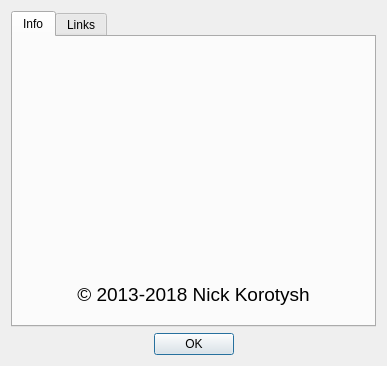
<?xml version="1.0" encoding="UTF-8"?>
<ui version="4.0">
 <class>digital_clock::gui::AboutDialog</class>
 <widget class="QDialog" name="digital_clock::gui::AboutDialog">
  <property name="geometry">
   <rect>
    <x>0</x>
    <y>0</y>
    <width>383</width>
    <height>398</height>
   </rect>
  </property>
  <property name="windowTitle">
   <string>About</string>
  </property>
  <property name="windowIcon">
   <iconset resource="../resources/icons.qrc">
    <normaloff>:/clock/images/info.svg.p</normaloff>:/clock/images/info.svg.p</iconset>
  </property>
  <layout class="QGridLayout" name="gridLayout">
   <property name="sizeConstraint">
    <enum>QLayout::SetFixedSize</enum>
   </property>
   <item row="1" column="2">
    <spacer name="h_spacer_2">
     <property name="orientation">
      <enum>Qt::Horizontal</enum>
     </property>
     <property name="sizeHint" stdset="0">
      <size>
       <width>136</width>
       <height>20</height>
      </size>
     </property>
    </spacer>
   </item>
   <item row="1" column="1">
    <widget class="QDialogButtonBox" name="buttonBox">
     <property name="orientation">
      <enum>Qt::Horizontal</enum>
     </property>
     <property name="standardButtons">
      <set>QDialogButtonBox::Ok</set>
     </property>
     <property name="centerButtons">
      <bool>true</bool>
     </property>
    </widget>
   </item>
   <item row="1" column="0">
    <spacer name="h_spacer_1">
     <property name="orientation">
      <enum>Qt::Horizontal</enum>
     </property>
     <property name="sizeHint" stdset="0">
      <size>
       <width>137</width>
       <height>20</height>
      </size>
     </property>
    </spacer>
   </item>
   <item row="0" column="0" colspan="3">
    <widget class="QTabWidget" name="tabWidget">
     <property name="currentIndex">
      <number>0</number>
     </property>
     <widget class="QWidget" name="info_tab">
      <attribute name="title">
       <string>Info</string>
      </attribute>
      <layout class="QVBoxLayout" name="info_tab_layout">
       <item>
        <widget class="digital_clock::gui::ClickableLabel" name="logo_lbl">
         <property name="text">
          <string notr="true">&lt;logo&gt;</string>
         </property>
         <property name="alignment">
          <set>Qt::AlignCenter</set>
         </property>
        </widget>
       </item>
       <item>
        <widget class="QLabel" name="app_name_lbl">
         <property name="font">
          <font>
           <pointsize>22</pointsize>
           <weight>75</weight>
           <bold>true</bold>
          </font>
         </property>
         <property name="text">
          <string notr="true">&lt;App Name&gt;</string>
         </property>
         <property name="alignment">
          <set>Qt::AlignCenter</set>
         </property>
        </widget>
       </item>
       <item>
        <widget class="QLabel" name="app_ver_lbl">
         <property name="font">
          <font>
           <pointsize>14</pointsize>
           <weight>75</weight>
           <bold>true</bold>
          </font>
         </property>
         <property name="text">
          <string notr="true">&lt;app version&gt;</string>
         </property>
         <property name="alignment">
          <set>Qt::AlignCenter</set>
         </property>
        </widget>
       </item>
       <item>
        <widget class="QLabel" name="build_qt_lbl">
         <property name="font">
          <font>
           <pointsize>12</pointsize>
          </font>
         </property>
         <property name="text">
          <string notr="true">&lt;build info&gt;</string>
         </property>
         <property name="alignment">
          <set>Qt::AlignCenter</set>
         </property>
        </widget>
       </item>
       <item>
        <widget class="QLabel" name="build_date_lbl">
         <property name="font">
          <font>
           <pointsize>12</pointsize>
          </font>
         </property>
         <property name="text">
          <string notr="true">&lt;build date&gt;</string>
         </property>
         <property name="alignment">
          <set>Qt::AlignCenter</set>
         </property>
        </widget>
       </item>
       <item>
        <widget class="QLabel" name="copyright_lbl">
         <property name="font">
          <font>
           <pointsize>14</pointsize>
          </font>
         </property>
         <property name="text">
          <string>© 2013-2018 Nick Korotysh</string>
         </property>
         <property name="alignment">
          <set>Qt::AlignCenter</set>
         </property>
        </widget>
       </item>
      </layout>
     </widget>
     <widget class="QWidget" name="links_tab">
      <attribute name="title">
       <string>Links</string>
      </attribute>
      <layout class="QVBoxLayout" name="links_tab_layout">
       <item>
        <widget class="QGroupBox" name="project_group">
         <property name="title">
          <string>Useful links</string>
         </property>
         <layout class="QVBoxLayout" name="project_group_layout">
          <item>
           <widget class="QLabel" name="homepage_lbl">
            <property name="text">
             <string>&lt;a href=&quot;https://digitalclock4.sourceforge.io/&quot;&gt;project home page&lt;/a&gt;</string>
            </property>
            <property name="alignment">
             <set>Qt::AlignCenter</set>
            </property>
            <property name="openExternalLinks">
             <bool>true</bool>
            </property>
           </widget>
          </item>
          <item>
           <widget class="QLabel" name="support_lbl">
            <property name="text">
             <string>&lt;a href=&quot;https://sourceforge.net/p/digitalclock4/tickets/&quot;&gt;bug report/feature request&lt;/a&gt;</string>
            </property>
            <property name="alignment">
             <set>Qt::AlignCenter</set>
            </property>
            <property name="openExternalLinks">
             <bool>true</bool>
            </property>
           </widget>
          </item>
          <item>
           <widget class="QLabel" name="changelog_lbl">
            <property name="text">
             <string>&lt;a href=&quot;https://sourceforge.net/p/digitalclock4/code/ci/default/tree/changelog.txt&quot;&gt;view full changelog&lt;/a&gt;</string>
            </property>
            <property name="alignment">
             <set>Qt::AlignCenter</set>
            </property>
            <property name="openExternalLinks">
             <bool>true</bool>
            </property>
           </widget>
          </item>
          <item>
           <widget class="QLabel" name="wiki_home_lbl">
            <property name="text">
             <string>&lt;a href=&quot;https://sourceforge.net/p/digitalclock4/wiki/&quot;&gt;project Wiki home page&lt;/a&gt;</string>
            </property>
            <property name="alignment">
             <set>Qt::AlignCenter</set>
            </property>
            <property name="openExternalLinks">
             <bool>true</bool>
            </property>
           </widget>
          </item>
         </layout>
        </widget>
       </item>
       <item>
        <widget class="QGroupBox" name="info_group">
         <property name="title">
          <string>More info</string>
         </property>
         <layout class="QVBoxLayout" name="info_group_layout">
          <item>
           <widget class="QLabel" name="lnk_lbl_4">
            <property name="text">
             <string notr="true">&lt;a href=&quot;https://showroom.qt.io/digital-clock/&quot;&gt;showroom.qt.io&lt;/a&gt;</string>
            </property>
            <property name="alignment">
             <set>Qt::AlignCenter</set>
            </property>
            <property name="openExternalLinks">
             <bool>true</bool>
            </property>
           </widget>
          </item>
          <item>
           <widget class="QLabel" name="lnk_lbl_1">
            <property name="text">
             <string notr="true">&lt;a href=&quot;http://www.softpedia.com/get/Desktop-Enhancements/Clocks-Time-Management/Korotysh-Digital-Clock.shtml&quot;&gt;www.softpedia.com&lt;/a&gt;</string>
            </property>
            <property name="alignment">
             <set>Qt::AlignCenter</set>
            </property>
            <property name="openExternalLinks">
             <bool>true</bool>
            </property>
           </widget>
          </item>
          <item>
           <widget class="QLabel" name="lnk_lbl_2">
            <property name="text">
             <string notr="true">&lt;a href=&quot;https://mac.softpedia.com/get/Utilities/Digital-Clock-Nick-Korotysh.shtml&quot;&gt;mac.softpedia.com&lt;/a&gt;</string>
            </property>
            <property name="alignment">
             <set>Qt::AlignCenter</set>
            </property>
            <property name="openExternalLinks">
             <bool>true</bool>
            </property>
           </widget>
          </item>
          <item>
           <widget class="QLabel" name="lnk_lbl_3">
            <property name="text">
             <string notr="true">&lt;a href=&quot;https://www.filecluster.com/Digital-Clock.html&quot;&gt;www.filecluster.com&lt;/a&gt;</string>
            </property>
            <property name="alignment">
             <set>Qt::AlignCenter</set>
            </property>
            <property name="openExternalLinks">
             <bool>true</bool>
            </property>
           </widget>
          </item>
         </layout>
        </widget>
       </item>
       <item>
        <widget class="QLabel" name="e_mail_label">
         <property name="text">
          <string notr="true">e-mail: &lt;a href=&quot;mailto:nick.korotysh@gmail.com&quot;&gt;nick.korotysh@gmail.com&lt;/a&gt;</string>
         </property>
         <property name="alignment">
          <set>Qt::AlignCenter</set>
         </property>
         <property name="openExternalLinks">
          <bool>true</bool>
         </property>
        </widget>
       </item>
      </layout>
     </widget>
    </widget>
   </item>
  </layout>
 </widget>
 <layoutdefault spacing="6" margin="11"/>
 <customwidgets>
  <customwidget>
   <class>digital_clock::gui::ClickableLabel</class>
   <extends>QLabel</extends>
   <header>gui/clickable_label.h</header>
  </customwidget>
 </customwidgets>
 <resources>
  <include location="../resources/icons.qrc"/>
 </resources>
 <connections>
  <connection>
   <sender>buttonBox</sender>
   <signal>accepted()</signal>
   <receiver>digital_clock::gui::AboutDialog</receiver>
   <slot>accept()</slot>
   <hints>
    <hint type="sourcelabel">
     <x>231</x>
     <y>366</y>
    </hint>
    <hint type="destinationlabel">
     <x>157</x>
     <y>274</y>
    </hint>
   </hints>
  </connection>
  <connection>
   <sender>buttonBox</sender>
   <signal>rejected()</signal>
   <receiver>digital_clock::gui::AboutDialog</receiver>
   <slot>reject()</slot>
   <hints>
    <hint type="sourcelabel">
     <x>231</x>
     <y>366</y>
    </hint>
    <hint type="destinationlabel">
     <x>286</x>
     <y>274</y>
    </hint>
   </hints>
  </connection>
 </connections>
</ui>
